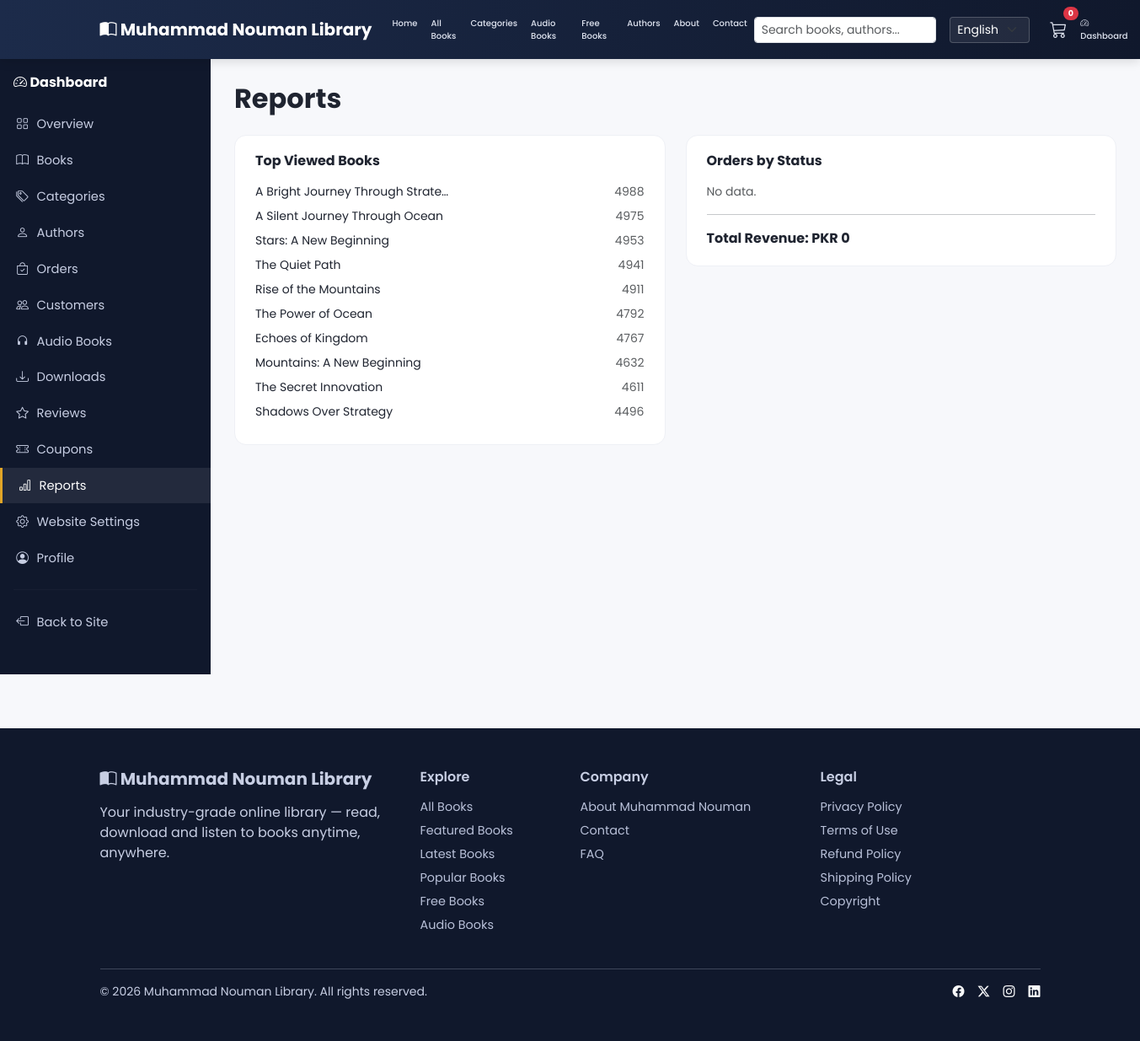
The page /dashboard/reports/ (signed in) on the database as committed earlier.
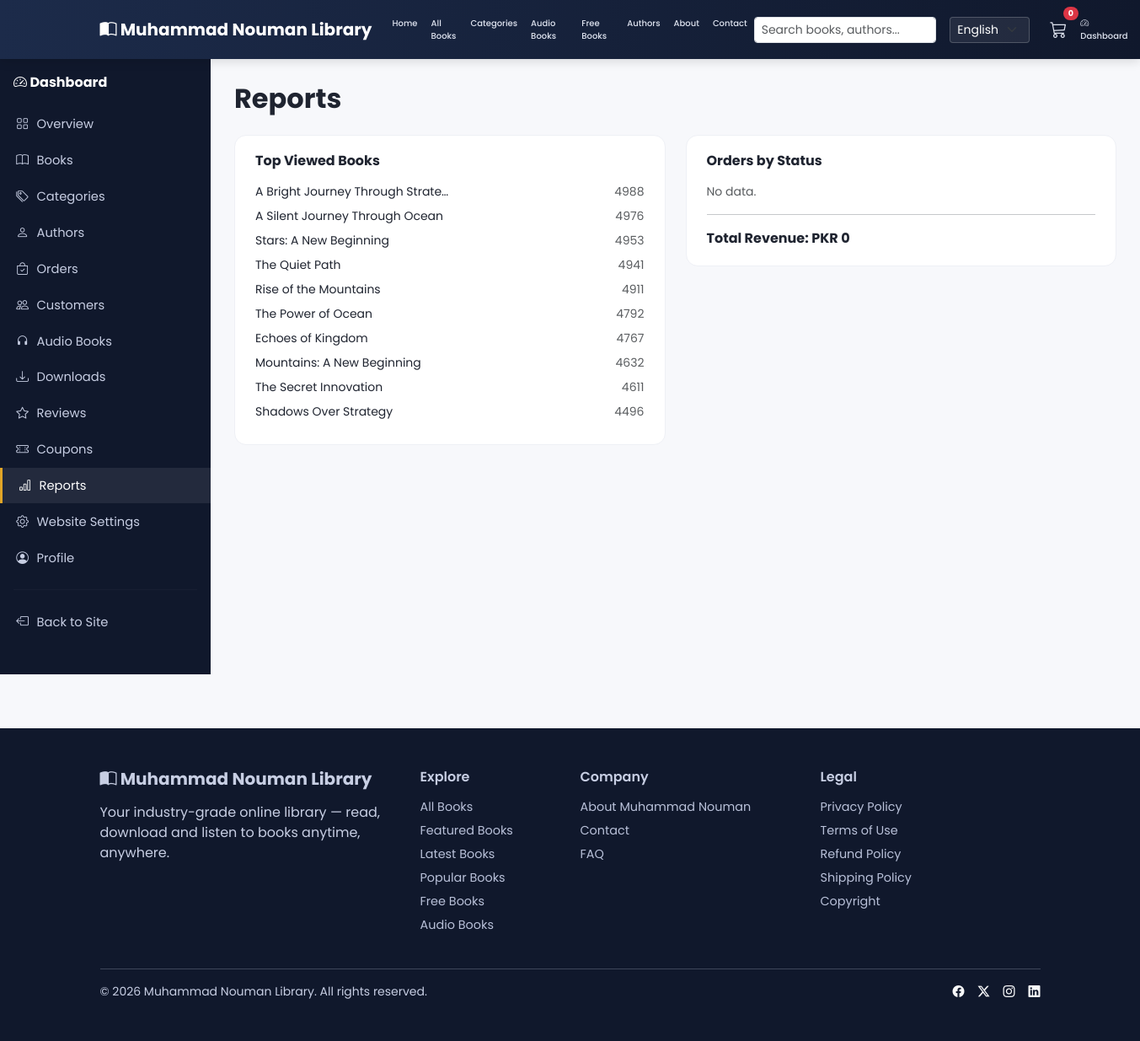
The same page on the database as committed later.
### apps/books/models.py (models this page shows, shortened)
class Book(models.Model):
    LANGUAGE_CHOICES = [
        ('en', 'English'),
        ('ur', 'Urdu'),
        ('ar', 'Arabic'),
    ]
    title = models.CharField(max_length=250)
    slug = models.SlugField(max_length=270, unique=True, blank=True)
    author = models.ForeignKey(Author, on_delete=models.CASCADE, related_name='books')
    category = models.ForeignKey(Category, on_delete=models.CASCADE, related_name='books')
    description = models.TextField(blank=True)
    short_description = models.CharField(max_length=300, blank=True)
    language = models.CharField(max_length=10, choices=LANGUAGE_CHOICES, default='en')
    pages = models.PositiveIntegerField(default=0)
    isbn = models.CharField(max_length=20, blank=True)
    published_date = models.DateField(null=True, blank=True)
    price = models.DecimalField(max_digits=8, decimal_places=2, default=0)
    discount_price = models.DecimalField(max_digits=8, decimal_places=2, null=True, blank=True)
    cover = models.ImageField(upload_to='covers/', blank=True, null=True)
    pdf_file = models.FileField(upload_to='books/', blank=True, null=True)
    audio_file = models.FileField(upload_to='audio/', blank=True, null=True)
    preview_pages = models.PositiveIntegerField(default=10, help_text="Pages visible in free preview")
    is_featured = models.BooleanField(default=False)
    is_free = models.BooleanField(default=False)
    is_published = models.BooleanField(default=True)
    is_bestseller = models.BooleanField(default=False)
    views_count = models.PositiveIntegerField(default=0)
    downloads_count = models.PositiveIntegerField(default=0)
    created_at = models.DateTimeField(auto_now_add=True)
    updated_at = models.DateTimeField(auto_now=True)
    class Meta:
        ordering = ['-created_at']
        indexes = [
            models.Index(fields=['is_published', 'is_featured']),
            models.Index(fields=['is_published', 'is_free']),
        ]

### apps/dashboard/views.py (the view)
# urls.py: path('reports/', views.reports, name='reports'),
@staff_required
def reports(request):
    context = {
        'top_books': Book.objects.order_by('-views_count')[:10],
        'top_selling': Book.objects.annotate(n=Count('order_items')).order_by('-n')[:10],
        'orders_by_status': Order.objects.values('status').annotate(n=Count('id')),
        'revenue_total': Order.objects.filter(status='completed').aggregate(s=Sum('grand_total'))['s'] or 0,
    }
    return render(request, 'dashboard/reports.html', context)

### apps/categories/context_processors.py (called while the page is built)
def category_menu(request):
    categories = Category.objects.filter(is_active=True).order_by('name')
    return {'nav_categories': categories}

### apps/core/context_processors.py (called while the page is built)
def site_settings(request):
    return {
        'SITE_NAME': settings.SITE_NAME,
        'CURRENCY': settings.CURRENCY,
    }

### apps/dashboard/views.py (called while the page is built)
def staff_required(view_func):
    @wraps(view_func)
    @login_required
    def _wrapped(request, *args, **kwargs):
        if not request.user.is_staff:
            messages.error(request, "You don't have access to the dashboard.")
            return redirect('core:home')
        return view_func(request, *args, **kwargs)
    return _wrapped

### apps/orders/cart.py (called while the page is built)
    def __len__(self):
        return sum(item['quantity'] for item in self.cart.values())

    def get_total_price(self):
        return sum(Decimal(item['price']) * item['quantity'] for item in self.cart.values())

### apps/orders/context_processors.py (called while the page is built)
def cart_summary(request):
    cart = getattr(request, 'cart', None)
    if cart is None:
        return {'cart_count': 0, 'cart_total': 0}
    return {'cart_count': len(cart), 'cart_total': cart.get_total_price()}

### templates/dashboard/reports.html (shortened to what this page needs)
{% extends "dashboard/base.html" %}
{% load i18n %}
{% block dash_content %}
<h2 class="fw-bold mb-4">{% trans "Reports" %}</h2>
<div class="row g-4">
  <div class="col-lg-6">
    <div class="dash-card">
      <h6 class="fw-bold mb-3">{% trans "Top Viewed Books" %}</h6>
      {% for book in top_books %}<div class="d-flex justify-content-between small mb-2"><span>{{ book.title|truncatechars:32 }}</span><span class="text-muted">{{ book.views_count }}</span></div>{% empty %}<p class="text-muted small">{% trans "No data." %}</p>{% endfor %}
    </div>
  </div>
  <div class="col-lg-6">
    <div class="dash-card">
      <h6 class="fw-bold mb-3">{% trans "Orders by Status" %}</h6>
      {% for row in orders_by_status %}<div class="d-flex justify-content-between small mb-2"><span>{{ row.status|capfirst }}</span><span class="text-muted">{{ row.n }}</span></div>{% empty %}<p class="text-muted small">{% trans "No data." %}</p>{% endfor %}
      <hr>
      <div class="fw-bold">{% trans "Total Revenue" %}: {{ CURRENCY }} {{ revenue_total }}</div>
    </div>
  </div>
</div>
{% endblock %}

Rows that differ between the two databases and show on the page:
changed Book "A Silent Journey Through Ocean": views_count "4975" → "4976"
